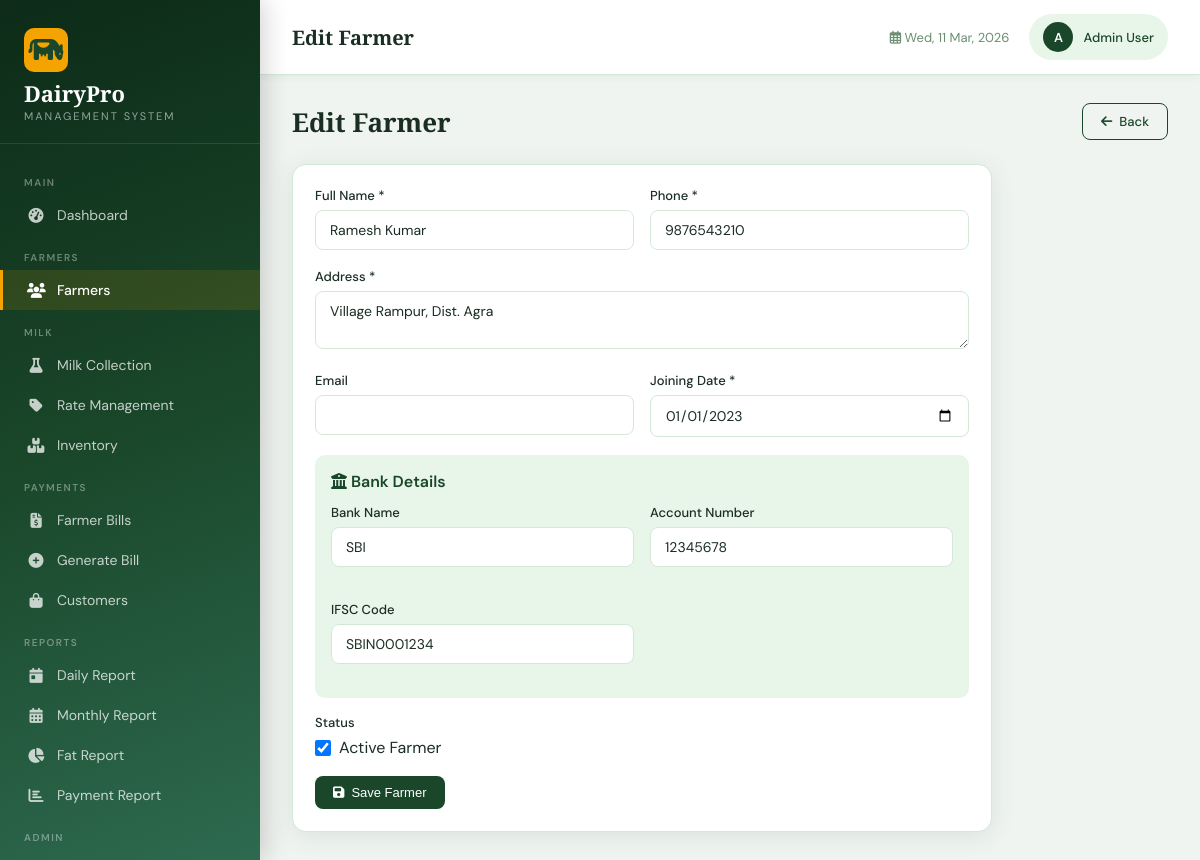
The page /farmers/1/edit/ (signed in) on the database its author committed.
### farmers/models.py (models this page shows, shortened)
class Farmer(models.Model):
    farmer_id = models.CharField(max_length=20, unique=True)
    name = models.CharField(max_length=100)
    address = models.TextField()
    phone = models.CharField(max_length=15)
    email = models.EmailField(blank=True)
    bank_name = models.CharField(max_length=100, blank=True)
    account_number = models.CharField(max_length=30, blank=True)
    ifsc_code = models.CharField(max_length=20, blank=True)
    joining_date = models.DateField()
    is_active = models.BooleanField(default=True)
    photo = models.ImageField(upload_to='farmers/', blank=True, null=True)
    created_at = models.DateTimeField(auto_now_add=True)
    updated_at = models.DateTimeField(auto_now=True)
    class Meta:
        ordering = ['farmer_id']

### farmers/views.py (the view, shortened to what this page needs)
# urls.py: path('<int:pk>/edit/', views.farmer_edit, name='farmer_edit'),
@login_required
def farmer_edit(request, pk):
    farmer = get_object_or_404(Farmer, pk=pk)
    return render(request, 'farmers/form.html', {'farmer': farmer, 'title': 'Edit Farmer'})

### templates/farmers/form.html (shortened to what this page needs)
{% extends 'base.html' %}
{% block page_title %}{{ title }}{% endblock %}
{% block content %}
<div class="page-header">
    <div><h2>{{ title }}</h2></div>
    <a href="{% url 'farmer_list' %}" class="btn btn-outline"><i class="fas fa-arrow-left"></i> Back</a>
</div>
<div class="card" style="max-width:700px;">
  <div class="card-body">
    <form method="post" enctype="multipart/form-data">
      <div class="form-row">
        <div class="form-group">
          <label class="form-label">Full Name *</label>
          <input name="name" class="form-control" value="{% if farmer %}{{ farmer.name }}{% endif %}" required>
        </div>
        <div class="form-group">
          <label class="form-label">Phone *</label>
          <input name="phone" class="form-control" value="{% if farmer %}{{ farmer.phone }}{% endif %}" required>
        </div>
      </div>
      <div class="form-group">
        <label class="form-label">Address *</label>
        <textarea name="address" class="form-control" rows="2" required>{% if farmer %}{{ farmer.address }}{% endif %}</textarea>
      </div>
      <div class="form-row">
        <div class="form-group">
          <label class="form-label">Email</label>
          <input name="email" type="email" class="form-control" value="{% if farmer %}{{ farmer.email }}{% endif %}">
        </div>
        <div class="form-group">
          <label class="form-label">Joining Date *</label>
          <input name="joining_date" type="date" class="form-control" value="{% if farmer %}{{ farmer.joining_date|date:'Y-m-d' }}{% endif %}" required>
        </div>
      </div>
      <div style="background:var(--primary-pale);padding:16px;border-radius:10px;margin-bottom:16px;">
        <div style="font-weight:600;margin-bottom:12px;color:var(--primary)"><i class="fas fa-university"></i> Bank Details</div>
        <div class="form-row">
          <div class="form-group"><label class="form-label">Bank Name</label><input name="bank_name" class="form-control" value="{% if farmer %}{{ farmer.bank_name }}{% endif %}"></div>
          <div class="form-group"><label class="form-label">Account Number</label><input name="account_number" class="form-control" value="{% if farmer %}{{ farmer.account_number }}{% endif %}"></div>
          <div class="form-group"><label class="form-label">IFSC Code</label><input name="ifsc_code" class="form-control" value="{% if farmer %}{{ farmer.ifsc_code }}{% endif %}"></div>
        </div>
      </div>
      {% if farmer %}
      <div class="form-group">
        <label class="form-label">Status</label>
        <label style="display:flex;align-items:center;gap:8px;cursor:pointer;">
          <input type="checkbox" name="is_active" {% if farmer.is_active %}checked{% endif %} style="width:16px;height:16px;">
          Active Farmer
        </label>
      </div>
      {% endif %}
      <button type="submit" class="btn btn-primary"><i class="fas fa-save"></i> Save Farmer</button>
    </form>
  </div>
</div>
{% endblock %}

### templates/base.html (shortened to what this page needs)
<!DOCTYPE html>
<html lang="en">
<head>
    <link href="https://cdnjs.cloudflare.com/ajax/libs/font-awesome/6.4.0/css/all.min.css" rel="stylesheet">
</head>
<body>
    {% if user.is_authenticated %}
    <aside class="sidebar" id="sidebar">
        <div class="sidebar-brand">
            <div class="logo-icon"><i class="fas fa-cow"></i></div>
            <h1>DairyPro</h1>
            <span>Management System</span>
        </div>
        <nav>
            <div class="nav-section-title">Main</div>
            <a href="{% url 'dashboard' %}" class="nav-link {% if request.resolver_match.url_name == 'dashboard' %}active{% endif %}">
                <i class="fas fa-tachometer-alt"></i> Dashboard
            </a>
            <div class="nav-section-title">Farmers</div>
            <a href="{% url 'farmer_list' %}" class="nav-link {% if 'farmer' in request.resolver_match.url_name %}active{% endif %}">
                <i class="fas fa-users"></i> Farmers
            </a>
            <div class="nav-section-title">Milk</div>
            <a href="{% url 'collection_list' %}" class="nav-link {% if 'collection' in request.resolver_match.url_name %}active{% endif %}">
                <i class="fas fa-flask"></i> Milk Collection
            </a>
            <a href="{% url 'milk_rates' %}" class="nav-link {% if request.resolver_match.url_name == 'milk_rates' %}active{% endif %}">
                <i class="fas fa-tag"></i> Rate Management
            </a>
            <a href="{% url 'inventory_list' %}" class="nav-link {% if 'inventory' in request.resolver_match.url_name %}active{% endif %}">
                <i class="fas fa-boxes"></i> Inventory
            </a>
            <div class="nav-section-title">Payments</div>
            <a href="{% url 'payment_list' %}" class="nav-link {% if request.resolver_match.url_name == 'payment_list' %}active{% endif %}">
                <i class="fas fa-file-invoice-dollar"></i> Farmer Bills
            </a>
            <a href="{% url 'generate_bill' %}" class="nav-link {% if request.resolver_match.url_name == 'generate_bill' %}active{% endif %}">
                <i class="fas fa-plus-circle"></i> Generate Bill
            </a>
            <a href="{% url 'customer_list' %}" class="nav-link {% if 'customer' in request.resolver_match.url_name %}active{% endif %}">
                <i class="fas fa-shopping-bag"></i> Customers
            </a>
            <div class="nav-section-title">Reports</div>
            <a href="{% url 'daily_report' %}" class="nav-link {% if request.resolver_match.url_name == 'daily_report' %}active{% endif %}">
                <i class="fas fa-calendar-day"></i> Daily Report
            </a>
            <a href="{% url 'monthly_report' %}" class="nav-link {% if request.resolver_match.url_name == 'monthly_report' %}active{% endif %}">
                <i class="fas fa-calendar-alt"></i> Monthly Report
            </a>
            <a href="{% url 'fat_report' %}" class="nav-link {% if request.resolver_match.url_name == 'fat_report' %}active{% endif %}">
                <i class="fas fa-chart-pie"></i> Fat Report
            </a>
            <a href="{% url 'payment_report' %}" class="nav-link {% if request.resolver_match.url_name == 'payment_report' %}active{% endif %}">
                <i class="fas fa-chart-bar"></i> Payment Report
            </a>
            {% if user.is_superuser %}
            <div class="nav-section-title">Admin</div>
            <a href="{% url 'user_management' %}" class="nav-link {% if request.resolver_match.url_name == 'user_management' %}active{% endif %}">
            </a>
            {% endif %}
        </nav>
    </aside>
    <div class="main-content">
        <div class="topbar">
            <div style="display:flex;align-items:center;gap:14px;">
                <div class="topbar-title">{% block page_title %}Dashboard{% endblock %}</div>
            </div>
            <div class="topbar-right">
                <div class="topbar-date"><i class="far fa-calendar-alt"></i> <span id="current-date"></span></div>
                <a href="{% url 'profile' %}" class="user-badge">
                    <div class="avatar">{{ user.first_name|first|upper|default:user.username|first|upper }}</div>
                    <span style="font-size:13px;font-weight:500;">{{ user.get_full_name|default:user.username }}</span>
                </a>
            </div>
        </div>
        <div class="content-area">
            {% block content %}{% endblock %}
        </div>
    </div>
    {% else %}
        {% block auth_content %}{% endblock %}
    {% endif %}
</body>
</html>

### rows shown on the page
Farmer: name "Ramesh Kumar", phone "9876543210", address "Village Rampur, Dist. Agra", joining_date "01/01/2023", bank_name "SBI", account_number "12345678", ifsc_code "SBIN0001234", is_active "☑"

### other values the page prints
{{ title }} "Edit Farmer"
{{ user.first_name|first|upper|default:user.username|first|upper }} "A"
{{ user.get_full_name|default:user.username }} "Admin User"
